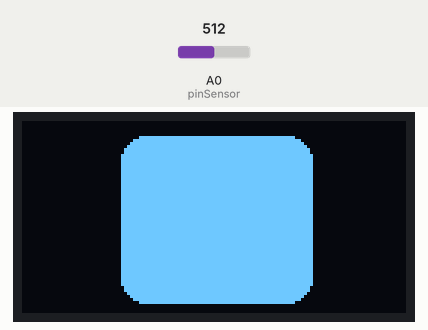
Simulated run of this sketch. Board: Arduino Uno, built with avr-gcc and run on an emulated ATmega328P. Parts: 128×64 one-colour display. Inputs (shaded band) come from the test bench; at power-on: A0 (pinSensor) = 512. What the sketch prints to the serial monitor is not drawn.

Above: at 1.4 s.
1.5 s: A0 (pinSensor) set to 716
At 2.7 s:
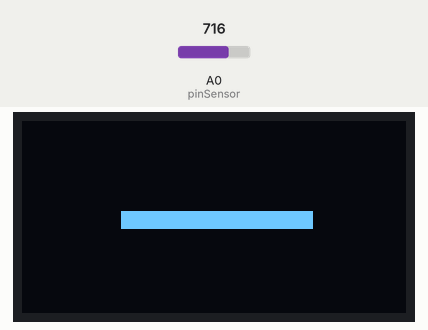
3.9 s: A0 (pinSensor) set to 900
At 6.1 s:
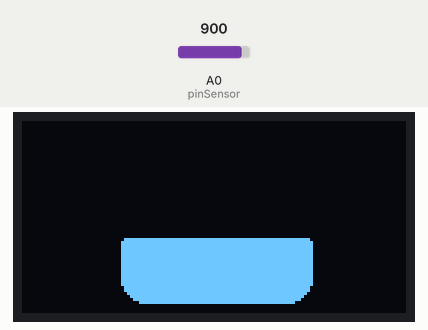
6.4 s: A0 (pinSensor) set to 1023
At 7.8 s:
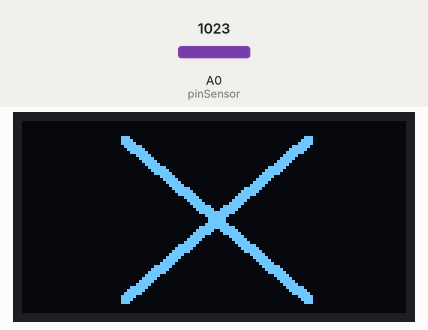
Timing chart, 0 to 9.4 s (numbered marks = the images above; inputs shaded):
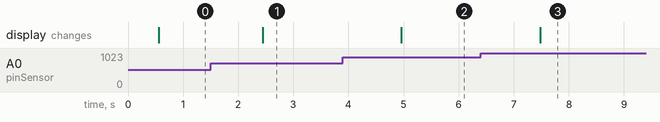

The sketch:

proyecto_ojos.ino
```cpp
// Tu archivo principal (ej. main.ino)
#include <Wire.h>
#include <Adafruit_GFX.h>
#include <Adafruit_SSD1306.h>
#include "pintura.h"

#define SCREEN_WIDTH 128
#define SCREEN_HEIGHT 64
#define OLED_RESET    -1

Adafruit_SSD1306 display(SCREEN_WIDTH, SCREEN_HEIGHT, &Wire, OLED_RESET);

int pinSensor = A0;
int valorRaw;
int humedadPorcentaje;

void setup() {
  Serial.begin(9600);

  if (!display.begin(SSD1306_SWITCHCAPVCC, 0x3C)) {
    Serial.println(F("No se encontró la pantalla OLED"));
    while (1);
  }
}

void loop() {
  display.clearDisplay();  // Limpiar la pantalla antes de mostrar el primer diseño

valorRaw = analogRead(pinSensor);  // Lee entre 0 y 1023
  // Convertimos el valor a porcentaje de humedad (invirtiendo la escala)
  humedadPorcentaje = map(valorRaw, 1023, 0, 0, 100); // 1023 seco → 0%, 0 húmedo → 100%

  Serial.print("Humedad del suelo: ");
  Serial.print(humedadPorcentaje);
  Serial.println(" %");

  delay(500);

  if (humedadPorcentaje == 0 ) {

    display.clearDisplay();  // Limpiar la pantalla antes de mostrar el segundo diseño
// Muestra el noveno diseño
  pintar9(display);
  display.display();  // Actualizar pantalla con el noveno diseño
  delay(100);  // Espera 2 segundos antes de volver al primer diseño

  }else {
  if (humedadPorcentaje > 0 && humedadPorcentaje < 25 ) {

    display.clearDisplay();  // Limpiar la pantalla antes de mostrar el segundo diseño

  // Muestra el quinto diseño
  pintar5(display);
  display.display();  // Actualizar pantalla con el segundo diseño
  delay(100);  // Espera 2 segundos antes de volver al quinto diseño

  } else {
    if (humedadPorcentaje >= 25 && humedadPorcentaje < 40) {

display.clearDisplay();  // Limpiar la pantalla antes de mostrar el tercer diseño
      // Muestra el tercer diseño
  pintar3(display);
  display.display();  // Actualizar pantalla con el segundo diseño
  delay(100);  // Espera 2 segundos antes de volver al primer diseño

    } else {
      if (humedadPorcentaje >= 40 && humedadPorcentaje < 60) {

        display.clearDisplay();  // Limpiar la pantalla antes de mostrar el segundo diseño

  // Muestra el segundo diseño
  pintar2(display);
  display.display();  // Actualizar pantalla con el segundo diseño
  delay(100);  // Espera 2 segundos antes de volver al primer diseño

      } else {
        if (humedadPorcentaje >= 60) {

          display.clearDisplay();  // Limpiar la pantalla antes de mostrar el segundo diseño
          // Muestra el primer diseño
  pintar1(display);
  display.display();  // Actualizar pantalla con el primer diseño
  delay(100);  // Espera 2 segundos
        }
      }
    }
  }
}


}
```

pintura.cpp
```cpp
// pintura.cpp
#include "pintura.h"

void pintar1(Adafruit_SSD1306& display) {
    // Aquí es donde se define todo el diseño que quieres mostrar en la pantalla OLED.
//OJO ojo D Y I 1 (feliz)
display.drawLine(49,5,80,5, SSD1306_WHITE);
 display.drawLine(47,6,82,6, SSD1306_WHITE);
 display.drawLine(45,7,84,7, SSD1306_WHITE);
 display.drawLine(44,8,85,8, SSD1306_WHITE);
 display.drawLine(42,9,87,9, SSD1306_WHITE);
 display.drawLine(41,10,88,10, SSD1306_WHITE);
 display.drawLine(40,11,89,11, SSD1306_WHITE);
 display.drawLine(39,12,90,12, SSD1306_WHITE);
 display.drawLine(38,13,91,13, SSD1306_WHITE);
 display.drawLine(37,14,92,14, SSD1306_WHITE);
 display.drawLine(36,15,48,15, SSD1306_WHITE);
 display.drawLine(36,16,46,16, SSD1306_WHITE);
 display.drawLine(35,17,45,17, SSD1306_WHITE);
 display.drawLine(35,18,44,18, SSD1306_WHITE);
 display.drawLine(34,19,43,19, SSD1306_WHITE);
 display.drawLine(34,20,42,20, SSD1306_WHITE);
 display.drawLine(33,21,40,21, SSD1306_WHITE);
 display.drawLine(33,22,39,22, SSD1306_WHITE);
 display.drawLine(34,23,38,23, SSD1306_WHITE);
 display.drawLine(34,24,37,24, SSD1306_WHITE);
 display.drawLine(35,25,36,25, SSD1306_WHITE);
 display.drawLine(35,26,35,26, SSD1306_WHITE);
 display.drawLine(81,15,93,15, SSD1306_WHITE);
 display.drawLine(83,16,93,16, SSD1306_WHITE);
 display.drawLine(84,17,94,17, SSD1306_WHITE);
 display.drawLine(85,18,94,18, SSD1306_WHITE);
 display.drawLine(86,19,95,19, SSD1306_WHITE);
 display.drawLine(87,20,95,20, SSD1306_WHITE);
 display.drawLine(89,21,96,21, SSD1306_WHITE);
 display.drawLine(90,22,96,22, SSD1306_WHITE);
 display.drawLine(91,23,95,23, SSD1306_WHITE);
 display.drawLine(92,24,95,24, SSD1306_WHITE);
 display.drawLine(93,25,94,25, SSD1306_WHITE);
 display.drawLine(94,26,94,26, SSD1306_WHITE);

}

void pintar2(Adafruit_SSD1306& display) {

//OJO D Y I 2 (Abierto)
 display.drawLine(39,5,90,5, SSD1306_WHITE);
 display.drawLine(37,6,92,6, SSD1306_WHITE);
 display.drawLine(36,7,93,7, SSD1306_WHITE);
 display.drawLine(35,8,94,8, SSD1306_WHITE);
 display.drawLine(34,9,95,9, SSD1306_WHITE);
 display.drawLine(34,10,95,10, SSD1306_WHITE);
 display.drawLine(33,11,96,11, SSD1306_WHITE);
 display.drawLine(33,12,96,12, SSD1306_WHITE);
 display.drawLine(33,13,96,13, SSD1306_WHITE);
 display.drawLine(33,14,96,14, SSD1306_WHITE);
 display.drawLine(33,15,96,15, SSD1306_WHITE);
 display.drawLine(33,16,96,16, SSD1306_WHITE);
 display.drawLine(33,17,96,17, SSD1306_WHITE);
 display.drawLine(33,18,96,18, SSD1306_WHITE);
 display.drawLine(33,19,96,19, SSD1306_WHITE);
 display.drawLine(33,20,96,20, SSD1306_WHITE);
 display.drawLine(33,21,96,21, SSD1306_WHITE);
 display.drawLine(33,22,96,22, SSD1306_WHITE);
 display.drawLine(33,23,96,23, SSD1306_WHITE);
 display.drawLine(33,24,96,24, SSD1306_WHITE);
 display.drawLine(33,25,96,25, SSD1306_WHITE);
 display.drawLine(33,26,96,26, SSD1306_WHITE);
 display.drawLine(33,27,96,27, SSD1306_WHITE);
 display.drawLine(33,28,96,28, SSD1306_WHITE);
 display.drawLine(33,29,96,29, SSD1306_WHITE);
 display.drawLine(33,30,96,30, SSD1306_WHITE);
 display.drawLine(33,31,96,31, SSD1306_WHITE);
 display.drawLine(33,32,96,32, SSD1306_WHITE);
 display.drawLine(33,33,96,33, SSD1306_WHITE);
 display.drawLine(33,34,96,34, SSD1306_WHITE);
 display.drawLine(33,35,96,35, SSD1306_WHITE);
 display.drawLine(33,36,96,36, SSD1306_WHITE);
 display.drawLine(33,37,96,37, SSD1306_WHITE);
 display.drawLine(33,38,96,38, SSD1306_WHITE);
 display.drawLine(33,39,96,39, SSD1306_WHITE);
 display.drawLine(33,40,96,40, SSD1306_WHITE);
 display.drawLine(33,41,96,41, SSD1306_WHITE);
 display.drawLine(33,42,96,42, SSD1306_WHITE);
 display.drawLine(33,43,96,43, SSD1306_WHITE);
 display.drawLine(33,44,96,44, SSD1306_WHITE);
 display.drawLine(33,45,96,45, SSD1306_WHITE);
 display.drawLine(33,46,96,46, SSD1306_WHITE);
 display.drawLine(33,47,96,47, SSD1306_WHITE);
 display.drawLine(33,48,96,48, SSD1306_WHITE);
 display.drawLine(33,49,96,49, SSD1306_WHITE);
 display.drawLine(33,50,96,50, SSD1306_WHITE);
 display.drawLine(33,51,96,51, SSD1306_WHITE);
 display.drawLine(33,52,96,52, SSD1306_WHITE);
 display.drawLine(33,53,96,53, SSD1306_WHITE);
 display.drawLine(33,54,96,54, SSD1306_WHITE);
 display.drawLine(34,55,95,55, SSD1306_WHITE);
 display.drawLine(34,56,95,56, SSD1306_WHITE);
 display.drawLine(35,57,94,57, SSD1306_WHITE);
 display.drawLine(36,58,93,58, SSD1306_WHITE);
 display.drawLine(37,59,92,59, SSD1306_WHITE);
 display.drawLine(39,60,90,60, SSD1306_WHITE);


}

void pintar3(Adafruit_SSD1306& display) {

//ojo D Y I 3 (rayado)
 display.drawLine(33,30,96,30, SSD1306_WHITE);
 display.drawLine(33,31,96,31, SSD1306_WHITE);
 display.drawLine(33,32,96,32, SSD1306_WHITE);
 display.drawLine(33,33,96,33, SSD1306_WHITE);
 display.drawLine(33,34,96,34, SSD1306_WHITE);
 display.drawLine(33,35,96,35, SSD1306_WHITE);

}

void pintar4(Adafruit_SSD1306& display) {

// ojo D 4 (enojado)
  display.drawLine(36, 7, 38, 7, WHITE);
  display.drawLine(35, 8, 40, 8, WHITE);
  display.drawLine(34, 9, 42, 9, WHITE);
  display.drawLine(34, 10, 43, 10, WHITE);
  display.drawLine(33, 11, 45, 11, WHITE);
  display.drawLine(33, 12, 47, 12, WHITE);
  display.drawLine(33, 13, 49, 13, WHITE);
  display.drawLine(33, 14, 51, 14, WHITE);
  display.drawLine(33, 15, 53, 15, WHITE);
  display.drawLine(33, 16, 55, 16, WHITE);
  display.drawLine(33, 17, 57, 17, WHITE);
  display.drawLine(33, 18, 59, 18, WHITE);
  display.drawLine(33, 19, 61, 19, WHITE);
  display.drawLine(33, 20, 63, 20, WHITE);
  display.drawLine(33, 21, 65, 21, WHITE);
  display.drawLine(33, 22, 67, 22, WHITE);
  display.drawLine(33, 23, 69, 23, WHITE);
  display.drawLine(33, 24, 71, 24, WHITE);
  display.drawLine(33, 25, 73, 25, WHITE);
  display.drawLine(33, 26, 75, 26, WHITE);
  display.drawLine(33, 27, 77, 27, WHITE);
  display.drawLine(33, 28, 79, 28, WHITE);
  display.drawLine(33, 29, 81, 29, WHITE);
  display.drawLine(33, 30, 83, 30, WHITE);
  display.drawLine(33, 31, 85, 31, WHITE);
  display.drawLine(33, 32, 87, 32, WHITE);
  display.drawLine(33, 33, 89, 33, WHITE);
  display.drawLine(33, 34, 91, 34, WHITE);
  display.drawLine(33, 35, 93, 35, WHITE);
  display.drawLine(33, 36, 95, 36, WHITE);
  display.drawLine(33, 37, 96, 37, WHITE);
  display.drawLine(33, 38, 96, 38, WHITE);
  display.drawLine(33, 39, 96, 39, WHITE);
  display.drawLine(33, 40, 96, 40, WHITE);
  display.drawLine(33, 41, 96, 41, WHITE);
  display.drawLine(33, 42, 96, 42, WHITE);
  display.drawLine(33, 43, 96, 43, WHITE);
  display.drawLine(33, 44, 96, 44, WHITE);
  display.drawLine(33, 45, 96, 45, WHITE);
  display.drawLine(33, 46, 96, 46, WHITE);
  display.drawLine(33, 47, 96, 47, WHITE);
  display.drawLine(33, 48, 96, 48, WHITE);
  display.drawLine(33, 49, 96, 49, WHITE);
  display.drawLine(33, 50, 96, 50, WHITE);
  display.drawLine(33, 51, 96, 51, WHITE);
  display.drawLine(33, 52, 96, 52, WHITE);
  display.drawLine(33, 53, 96, 53, WHITE);
  display.drawLine(33, 54, 96, 54, WHITE);
  display.drawLine(34, 55, 95, 55, WHITE);
  display.drawLine(34, 56, 95, 56, WHITE);
  display.drawLine(35, 57, 94, 57, WHITE);
  display.drawLine(36, 58, 93, 58, WHITE);
  display.drawLine(37, 59, 92, 59, WHITE);
  display.drawLine(39, 60, 90, 60, WHITE);

}

void pintar5(Adafruit_SSD1306& display) {

// OJO D Y I 5 (MEDIO DORMIDO)
 display.drawLine(34,39,95,39, SSD1306_WHITE);
 display.drawLine(33,40,96,40, SSD1306_WHITE);
 display.drawLine(33,41,96,41, SSD1306_WHITE);
 display.drawLine(33,42,96,42, SSD1306_WHITE);
 display.drawLine(33,43,96,43, SSD1306_WHITE);
 display.drawLine(33,44,96,44, SSD1306_WHITE);
 display.drawLine(33,45,96,45, SSD1306_WHITE);
 display.drawLine(33,46,96,46, SSD1306_WHITE);
 display.drawLine(33,47,96,47, SSD1306_WHITE);
 display.drawLine(33,48,96,48, SSD1306_WHITE);
 display.drawLine(33,49,96,49, SSD1306_WHITE);
 display.drawLine(33,50,96,50, SSD1306_WHITE);
 display.drawLine(33,51,96,51, SSD1306_WHITE);
 display.drawLine(33,52,96,52, SSD1306_WHITE);
 display.drawLine(33,53,96,53, SSD1306_WHITE);
 display.drawLine(33,54,96,54, SSD1306_WHITE);
 display.drawLine(34,55,95,55, SSD1306_WHITE);
 display.drawLine(34,56,95,56, SSD1306_WHITE);
 display.drawLine(35,57,94,57, SSD1306_WHITE);
 display.drawLine(36,58,93,58, SSD1306_WHITE);
 display.drawLine(37,59,92,59, SSD1306_WHITE);
 display.drawLine(39,60,90,60, SSD1306_WHITE);

}

void pintar6(Adafruit_SSD1306& display) {

//ojo D6 (triste)
 display.drawLine(88,22,90,22, SSD1306_WHITE);
 display.drawLine(85,23,92,23, SSD1306_WHITE);
 display.drawLine(82,24,93,24, SSD1306_WHITE);
 display.drawLine(79,25,94,25, SSD1306_WHITE);
 display.drawLine(76,26,95,26, SSD1306_WHITE);
 display.drawLine(73,27,95,27, SSD1306_WHITE);
 display.drawLine(70,28,96,28, SSD1306_WHITE);
 display.drawLine(67,29,96,29, SSD1306_WHITE);
 display.drawLine(64,30,96,30, SSD1306_WHITE);
 display.drawLine(61,31,96,31, SSD1306_WHITE);
 display.drawLine(58,32,96,32, SSD1306_WHITE);
 display.drawLine(55,33,96,33, SSD1306_WHITE);
 display.drawLine(52,34,96,34, SSD1306_WHITE);
 display.drawLine(49,35,96,35, SSD1306_WHITE);
 display.drawLine(46,36,96,36, SSD1306_WHITE);
 display.drawLine(43,37,96,37, SSD1306_WHITE);
 display.drawLine(40,38,96,38, SSD1306_WHITE);
 display.drawLine(37,39,96,39, SSD1306_WHITE);
 display.drawLine(34,40,96,40, SSD1306_WHITE);
 display.drawLine(33,41,96,41, SSD1306_WHITE);
 display.drawLine(33,42,96,42, SSD1306_WHITE);
 display.drawLine(33,43,96,43, SSD1306_WHITE);
 display.drawLine(33,44,96,44, SSD1306_WHITE);
 display.drawLine(33,45,96,45, SSD1306_WHITE);
 display.drawLine(33,46,96,46, SSD1306_WHITE);
 display.drawLine(33,47,96,47, SSD1306_WHITE);
 display.drawLine(33,48,96,48, SSD1306_WHITE);
 display.drawLine(33,49,96,49, SSD1306_WHITE);
 display.drawLine(33,50,96,50, SSD1306_WHITE);
 display.drawLine(33,51,96,51, SSD1306_WHITE);
 display.drawLine(33,52,96,52, SSD1306_WHITE);
 display.drawLine(33,53,96,53, SSD1306_WHITE);
 display.drawLine(33,54,96,54, SSD1306_WHITE);
 display.drawLine(34,55,95,55, SSD1306_WHITE);
 display.drawLine(34,56,95,56, SSD1306_WHITE);
 display.drawLine(35,57,94,57, SSD1306_WHITE);
 display.drawLine(36,58,93,58, SSD1306_WHITE);
 display.drawLine(37,59,92,59, SSD1306_WHITE);
 display.drawLine(39,60,90,60, SSD1306_WHITE);

}

void pintar7(Adafruit_SSD1306& display) {

//OJO ojo I 4 (enojado)
display.drawLine(91, 7, 89, 7, WHITE);
display.drawLine(92, 8, 87, 8, WHITE);
display.drawLine(93, 9, 85, 9, WHITE);
display.drawLine(93, 10, 84, 10, WHITE);
display.drawLine(94, 11, 82, 11, WHITE);
display.drawLine(94, 12, 80, 12, WHITE);
display.drawLine(94, 13, 78, 13, WHITE);
display.drawLine(94, 14, 76, 14, WHITE);
display.drawLine(94, 15, 74, 15, WHITE);
display.drawLine(94, 16, 72, 16, WHITE);
display.drawLine(94, 17, 70, 17, WHITE);
display.drawLine(94, 18, 68, 18, WHITE);
display.drawLine(94, 19, 66, 19, WHITE);
display.drawLine(94, 20, 64, 20, WHITE);
display.drawLine(94, 21, 62, 21, WHITE);
display.drawLine(94, 22, 60, 22, WHITE);
display.drawLine(94, 23, 58, 23, WHITE);
display.drawLine(94, 24, 56, 24, WHITE);
display.drawLine(94, 25, 54, 25, WHITE);
display.drawLine(94, 26, 52, 26, WHITE);
display.drawLine(94, 27, 50, 27, WHITE);
display.drawLine(94, 28, 48, 28, WHITE);
display.drawLine(94, 29, 46, 29, WHITE);
display.drawLine(94, 30, 44, 30, WHITE);
display.drawLine(94, 31, 42, 31, WHITE);
display.drawLine(94, 32, 40, 32, WHITE);
display.drawLine(94, 33, 38, 33, WHITE);
display.drawLine(94, 34, 36, 34, WHITE);
display.drawLine(94, 35, 34, 35, WHITE);
display.drawLine(94, 36, 32, 36, WHITE);
display.drawLine(94, 37, 31, 37, WHITE);
display.drawLine(94, 38, 31, 38, WHITE);
display.drawLine(94, 39, 31, 39, WHITE);
display.drawLine(94, 40, 31, 40, WHITE);
display.drawLine(94, 41, 31, 41, WHITE);
display.drawLine(94, 42, 31, 42, WHITE);
display.drawLine(94, 43, 31, 43, WHITE);
display.drawLine(94, 44, 31, 44, WHITE);
display.drawLine(94, 45, 31, 45, WHITE);
display.drawLine(94, 46, 31, 46, WHITE);
display.drawLine(94, 47, 31, 47, WHITE);
display.drawLine(94, 48, 31, 48, WHITE);
display.drawLine(94, 49, 31, 49, WHITE);
display.drawLine(94, 50, 31, 50, WHITE);
display.drawLine(94, 51, 31, 51, WHITE);
display.drawLine(94, 52, 31, 52, WHITE);
display.drawLine(94, 53, 31, 53, WHITE);
display.drawLine(94, 54, 31, 54, WHITE);
display.drawLine(93, 55, 32, 55, WHITE);
display.drawLine(93, 56, 32, 56, WHITE);
display.drawLine(92, 57, 33, 57, WHITE);
display.drawLine(91, 58, 34, 58, WHITE);
display.drawLine(90, 59, 35, 59, WHITE);
display.drawLine(88, 60, 37, 60, WHITE);

}

void pintar8(Adafruit_SSD1306& display) {

//ojo I6 (triste)
display.drawLine(37,22,39,22, SSD1306_WHITE);
display.drawLine(35,23,42,23, SSD1306_WHITE);
display.drawLine(34,24,45,24, SSD1306_WHITE);
display.drawLine(33,25,48,25, SSD1306_WHITE);
display.drawLine(32,26,51,26, SSD1306_WHITE);
display.drawLine(32,27,54,27, SSD1306_WHITE);
display.drawLine(31,28,57,28, SSD1306_WHITE);
display.drawLine(31,29,60,29, SSD1306_WHITE);
display.drawLine(31,30,63,30, SSD1306_WHITE);
display.drawLine(31,31,66,31, SSD1306_WHITE);
display.drawLine(31,32,69,32, SSD1306_WHITE);
display.drawLine(31,33,72,33, SSD1306_WHITE);
display.drawLine(31,34,75,34, SSD1306_WHITE);
display.drawLine(31,35,78,35, SSD1306_WHITE);
display.drawLine(31,36,81,36, SSD1306_WHITE);
display.drawLine(31,37,84,37, SSD1306_WHITE);
display.drawLine(31,38,87,38, SSD1306_WHITE);
display.drawLine(31,39,90,39, SSD1306_WHITE);
display.drawLine(31,40,93,40, SSD1306_WHITE);
display.drawLine(31,41,94,41, SSD1306_WHITE);
display.drawLine(31,42,94,42, SSD1306_WHITE);
display.drawLine(31,43,94,43, SSD1306_WHITE);
display.drawLine(31,44,94,44, SSD1306_WHITE);
display.drawLine(31,45,94,45, SSD1306_WHITE);
display.drawLine(31,46,94,46, SSD1306_WHITE);
display.drawLine(31,47,94,47, SSD1306_WHITE);
display.drawLine(31,48,94,48, SSD1306_WHITE);
display.drawLine(31,49,94,49, SSD1306_WHITE);
display.drawLine(31,50,94,50, SSD1306_WHITE);
display.drawLine(31,51,94,51, SSD1306_WHITE);
display.drawLine(31,52,94,52, SSD1306_WHITE);
display.drawLine(31,53,94,53, SSD1306_WHITE);
display.drawLine(31,54,94,54, SSD1306_WHITE);
display.drawLine(32,55,93,55, SSD1306_WHITE);
display.drawLine(32,56,93,56, SSD1306_WHITE);
display.drawLine(33,57,92,57, SSD1306_WHITE);
display.drawLine(34,58,91,58, SSD1306_WHITE);
display.drawLine(35,59,90,59, SSD1306_WHITE);
display.drawLine(37,60,88,60, SSD1306_WHITE);

}

void pintar9(Adafruit_SSD1306& display) {

//ojo X (triste)
 display.drawLine(35,5,96,58, SSD1306_WHITE);
 display.drawLine(34,5,96,59, SSD1306_WHITE);
 display.drawLine(33,5,96,60, SSD1306_WHITE);
 display.drawLine(33,6,95,60, SSD1306_WHITE);
 display.drawLine(33,7,94,60, SSD1306_WHITE);
 display.drawLine(33,58,94,5, SSD1306_WHITE);
 display.drawLine(33,59,95,5, SSD1306_WHITE);
 display.drawLine(33,60,96,5, SSD1306_WHITE);
 display.drawLine(34,60,96,6, SSD1306_WHITE);
 display.drawLine(35,60,96,7, SSD1306_WHITE);

}
```

pintura.h
```cpp
// pintura.h
#ifndef PINTURA_H
#define PINTURA_H

#include <Adafruit_SSD1306.h>

// Prototipo de la función que usará los comandos de la pantalla
void pintar1(Adafruit_SSD1306& display);
void pintar2(Adafruit_SSD1306& display);
void pintar3(Adafruit_SSD1306& display);
void pintar4(Adafruit_SSD1306& display);
void pintar5(Adafruit_SSD1306& display);
void pintar6(Adafruit_SSD1306& display);
void pintar7(Adafruit_SSD1306& display);
void pintar8(Adafruit_SSD1306& display);
void pintar9(Adafruit_SSD1306& display);
#endif
```

Measured:
- after the input at 1.5 s, the display: changes after 0.95 s (image 1)
- after the input at 3.9 s, the display: changes after 1.1 s (image 2)
- after the input at 6.4 s, the display: changes after 1.1 s (image 3)
